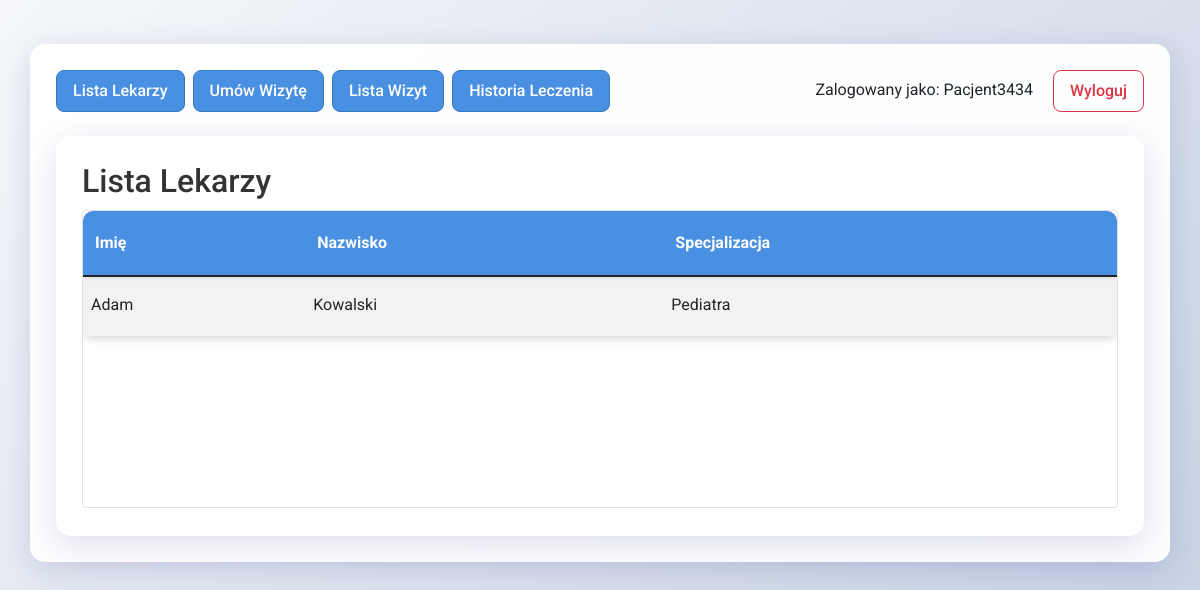
Screenshot of /lekarze (signed in) with the database file from the repository.
### app.py (models this page shows, shortened)
class User(UserMixin, db.Model):
    __tablename__ = 'users'
    id = db.Column(db.Integer, primary_key=True)
    username = db.Column(db.String(80), unique=True, nullable=False)
    password_hash = db.Column(db.String(120), nullable=False)
    role = db.Column(db.String(20), nullable=False, default='user')  # 'user', 'doctor', 'receptionist', 'admin'
    is_admin = db.Column(db.Boolean, default=False)

class Lekarz(db.Model):
    __tablename__ = 'lekarze'
    id = db.Column(db.Integer, primary_key=True)
    user_id = db.Column(db.Integer, db.ForeignKey('users.id'))
    imie = db.Column(db.String(50), nullable=False)
    nazwisko = db.Column(db.String(50), nullable=False)
    specjalizacja = db.Column(db.String(50), nullable=False)
    user = db.relationship('User', backref='lekarz')

### app.py (the view)
@app.route('/lekarze', methods=['GET'])
def lista_lekarzy():
    lekarze = Lekarz.query.all()
    return render_template('lekarze.html', lekarze=lekarze)

### app.py (called while the page is built)
@login_manager.user_loader
def load_user(user_id):
    return User.query.get(int(user_id))

### templates/lekarze.html (shortened to what this page needs)
{% extends "base.html" %}
{% block content %}
<div class="container mt-4" style="height: 50vh;">
    <h2>Lista Lekarzy</h2>
    <div class="table-container" style="height: calc(100% - 50px); overflow-y: auto;">
        <table class="table table-striped">
            <thead class="sticky-top bg-white">
                <tr>
                    <th>Imię</th>
                    <th>Nazwisko</th>
                    <th>Specjalizacja</th>
                </tr>
            </thead>
            <tbody>
                {% for lekarz in lekarze %}
                <tr style="height: 60px;" id="row-{{ lekarz.id }}">
                    <td>
                        <span class="display-value">{{ lekarz.imie }}</span>
                    </td>
                    <td>
                        <span class="display-value">{{ lekarz.nazwisko }}</span>
                    </td>
                    <td>
                        <span class="display-value">{{ lekarz.specjalizacja }}</span>
                    </td>
                </tr>
                {% endfor %}
            </tbody>
        </table>
    </div>
</div>
{% endblock %}

### templates/base.html (shortened to what this page needs)
<!DOCTYPE html>
<html lang="pl">
<head>
    <link rel="stylesheet" href="https://cdnjs.cloudflare.com/ajax/libs/bootstrap/5.1.3/css/bootstrap.min.css">
    <link rel="stylesheet" href="{{ url_for('static', filename='style.css') }}">
</head>
<body>
    <div class="container mt-4">
        <nav class="mb-4 d-flex align-items-center">
            {% if current_user.is_authenticated %}
                {% if current_user.is_admin %}
                    <a href="{{ url_for('lista_pacjentow') }}" class="btn btn-primary me-2">Lista Pacjentów</a>
                    <a href="{{ url_for('lista_lekarzy') }}" class="btn btn-primary me-2">Lista Lekarzy</a>
                    <a href="{{ url_for('lista_pracownikow') }}" class="btn btn-primary me-2">Lista Pracowników</a>
                    <a href="{{ url_for('lista_wizyt') }}" class="btn btn-primary me-2">Lista Wizyt</a>
                    <a href="{{ url_for('umow_wizyte_form') }}" class="btn btn-primary me-2">Umów Wizytę</a>
                {% else %}
                    <a href="{{ url_for('lista_lekarzy') }}" class="btn btn-primary me-2">Lista Lekarzy</a>
                    <a href="{{ url_for('umow_wizyte_form') }}" class="btn btn-primary me-2">Umów Wizytę</a>
                    <a href="{{ url_for('lista_wizyt') }}" class="btn btn-primary me-2">Lista Wizyt</a>
                    <a href="{{ url_for('historia_leczenia') }}" class="btn btn-primary me-2">Historia Leczenia</a>
                {% endif %}
            {% endif %}
            <div class="ms-auto me-0">
                {% if current_user.is_authenticated %}
                    <span class="me-3">Zalogowany jako: {{ current_user.username }}</span>
                    <a href="{{ url_for('logout') }}" class="btn btn-outline-danger">Wyloguj</a>
                {% else %}
                    <a href="{{ url_for('login') }}" class="btn btn-outline-primary me-2">Zaloguj</a>
                    <a href="{{ url_for('register') }}" class="btn btn-outline-success">Zarejestruj</a>
                {% endif %}
            </div>
        </nav>
        {% block content %}{% endblock %}
    </div>
</body>
</html>

### static/style.css (style rules this page uses)
body { font-family: 'Roboto', Arial, sans-serif; min-height: 100vh; margin: 0; padding: 20px; background: linear-gradient(135deg, #f5f7fa 0%, #c3cfe2 100%); }
.container { background: rgba(255, 255, 255, 0.95); border-radius: 15px; box-shadow: 0 8px 32px 0 rgba(31, 38, 135, 0.15); padding: 25px; margin-top: 20px; backdrop-filter: blur(4px); -webkit-backdrop-filter: blur(4px); border: 1px solid rgba(255, 255, 255, 0.18); }
h2 { margin-bottom: 10px; color: #333; }
.btn-primary { background-color: #4a90e2; border-color: #357abd; transition: all 0.3s ease; }
.table { background: white; border-radius: 10px; overflow: hidden; box-shadow: 0 4px 6px rgba(0, 0, 0, 0.1); }
.table thead th { background-color: #4a90e2; color: white; border-bottom: none; padding: 12px; }
.btn { border-radius: 8px; padding: 8px 16px; font-weight: 500; }

### templates/lekarze.html (style rules this page uses)
.table-container { border: 1px solid #dee2e6; border-radius: 4px; background: white; }
.table { margin-bottom: 0; }
.sticky-top { top: 0; z-index: 1; box-shadow: 0 2px 4px rgba(0,0,0,0.1); }
tr { line-height: 40px; }

### rows the page displays
User: username "Pacjent3434"
Lekarz: imie "Adam", nazwisko "Kowalski", specjalizacja "Pediatra"
